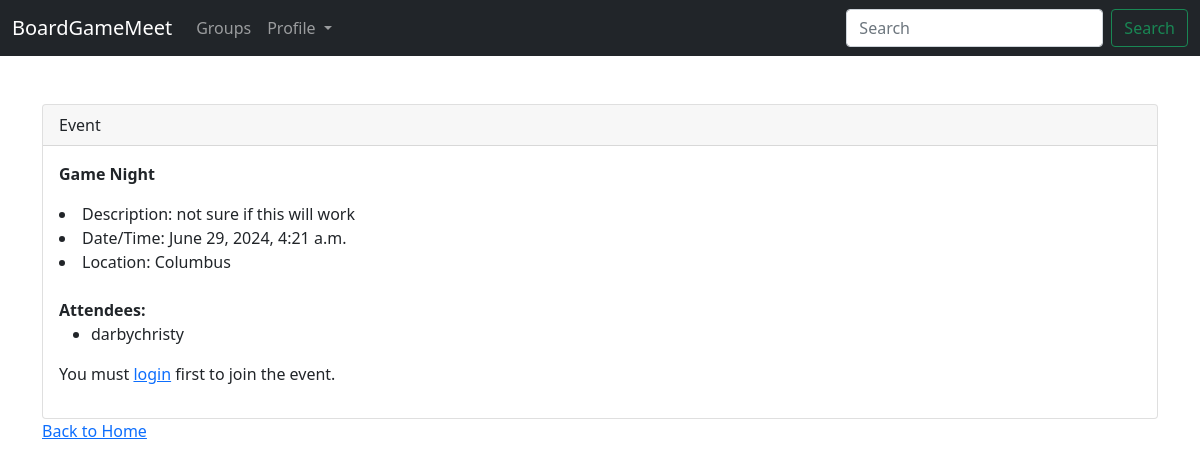
/event/2/, run on the app's committed database.
### boardgame/models.py (models this page shows, shortened)
class Event(models.Model):
    group = models.ForeignKey(Group, on_delete=models.CASCADE)
    title = models.CharField(max_length=100)
    description = models.TextField()
    date_time = models.DateTimeField()
    location = models.CharField(max_length=255)
    attendees = models.ManyToManyField(User, through='EventAttendance')

### boardgame/views.py (the view, shortened to what this page needs)
# urls.py: path('event/<int:event_id>/', views.event_details, name='event_details'),
def event_details(request, event_id):
    event = get_object_or_404(Event, id=event_id)
    attendees = event.attendees.all()
    is_attending = attendees.filter(id=request.user.id).exists() #check to see if current user is attending
    context = {
        'event': event,
        'attendees': attendees,
        'is_attending': is_attending,
    }
    return render(request, 'boardgame/event_details.html', context)

### boardgame/templates/boardgame/event_details.html (shortened to what this page needs)
{% extends 'boardgame/base.html' %}
{% load static %}
{% block content %}
<head>
</head>
<body>
    <br/>
    <div class="card">
        <div class="card-header">
            Event
        </div>
        <div class="card-body">
          <strong class="card-title">{{ event.title }}</strong>
          <p class="card-text">
            <li>Description: {{ event.description }}</li>
            <li>Date/Time: {{ event.date_time }}</li>
            <li>Location: {{ event.location }}</li>
            <br/>
            <strong>Attendees:</strong>
            <ul>
                {% for attendee in attendees %}
                <li>{{ attendee.username }}</li>
                {% endfor %}
            </ul>
            <div>
                {% if user.is_authenticated %}
                    <form method="post" action="">
                        {% csrf_token %}
                        {% if is_attending %}
                            <button type="submit" name="leave">Leave Event</button>
                             <button type="button">Nominate Game</button>
                        {% else %}
                            <button type="submit" name="join">Join Event</button>
                        {% endif %}
                    </form>
                {% else %}
                    <p>You must <a href="{% url 'login' %}">login</a> first to join the event.</p>
                {% endif %}
            </div>
          </p>
        </div>
      </div>
    <div>
        <a href="{% url 'home' %}">Back to Home</a>
    </div>
</body>
{% endblock %}

### data on the page
Event: title "Game Night", description "not sure if this will work", date_time "June 29, 2024, 4:21 a.m.", location "Columbus"

### other printed values
{{ attendee.username }} "darbychristy"
